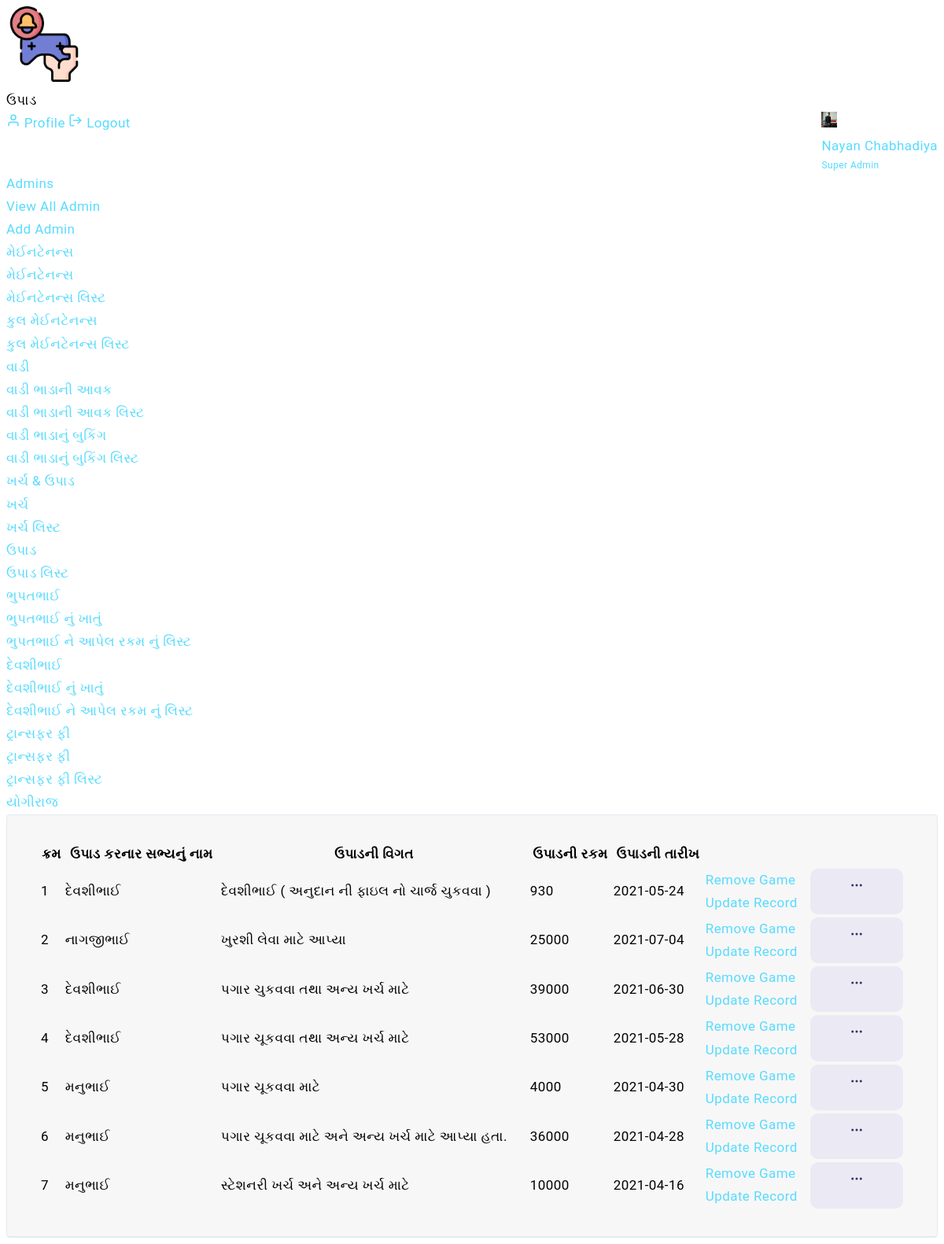
/admin/list_upad.php (signed in), run on the app's committed database.
### tables this page shows
CREATE TABLE `upad` (
  `id` int(11) NOT NULL,
  `name` varchar(255) NOT NULL,
  `amount` int(11) NOT NULL,
  `upad_date` date NOT NULL,
  `description` varchar(255) NOT NULL
);

### admin/list_upad.php (the view, shortened to what this page needs)
<?php
include "../connection.php";
$admin_profile = $_SESSION['admin_email'];
  $admin_query = "SELECT * FROM admin WHERE email='$admin_profile'";
  $admin_data = mysqli_query($conn,$admin_query);
  $admin_result = mysqli_fetch_assoc($admin_data);
  $upad_list_query = "SELECT * FROM upad ORDER BY id DESC";
  $upad_list_data = mysqli_query($conn,$upad_list_query);
  $cnt=1;
?>
<?php include "includes/admin_top.php"; ?>
<div class="header">
    <div class="header-content">
        <nav class="navbar navbar-expand">
            <div class="collapse navbar-collapse justify-content-between">
                <div class="header-left">
                    <div class="dashboard_bar">
                        ઉપાડ
                    </div>
                </div>
                <ul class="navbar-nav header-right">
                    <li class="nav-item dropdown header-profile">
                        <a class="nav-link" href="#" role="button" data-toggle="dropdown">
                            <img src="<?php echo $admin_result['profile_pic']; ?>" width="20" alt=""/>
                            <div class="header-info">
                                 <span><?php echo $admin_result['name']; ?></span>
                                 <small>Super Admin</small>
                            </div>
                        </a>
                        <div class="dropdown-menu dropdown-menu-right">
                            <a href="admin-profile.php" class="dropdown-item ai-icon">
                                <span class="ml-2">Profile </span>
                            </a>
                            <a href="../logout.php" class="dropdown-item ai-icon">
                                <span class="ml-2">Logout </span>
                            </a>
                        </div>
                    </li>
                </ul>
            </div>
        </nav>
    </div>
</div>
    <?php include 'includes/admin_sidebar.php'; ?>
<div class="content-body">
    <div class="container-fluid">
      <div class="col-xxl-12">
        <div class="card">
            <div class="card-header d-block d-sm-flex border-0">
              <div class="card-body pr-2 pl-2">
                <table id="example" class="display" style="width:100%">
                  <thead>
                    <tr>
                      <th>ક્રમ</th>
                      <th>ઉપાડ કરનાર સભ્યનું નામ</th>
                      <th>ઉપાડની વિગત</th>
                      <th>ઉપાડની રકમ</th>
                      <th>ઉપાડની તારીખ</th>
                      <th></th>
                    </tr>
                  </thead>
                  <tbody>
                    <?php
                      while( $upad_list_result = mysqli_fetch_assoc($upad_list_data))
                      {
                    ?>
                    <tr>
                      <td><?php echo $cnt;?></td>
                      <td><?php echo $upad_list_result['name'];?></td>
                      <td><?php echo $upad_list_result['description'];?></td>
                      <td><?php echo $upad_list_result['amount'];?></td>
                      <td><?php echo $upad_list_result['upad_date'];?></td>
                      <td>
                        <div class="dropdown ml-auto">
                          <a href="#" class="btn btn-primary light sharp" data-toggle="dropdown" aria-expanded="true">
                          </a>
                          <ul class="dropdown-menu dropdown-menu-right">
                            <li class="dropdown-item">
                              <a href="delete_upad.php?id=<?php echo $upad_list_result['id'];?>" onclick="javascript:confirmationDelete($(this));return false;">
                                Remove Game
                              </a>
                            </li>
                            <li class="dropdown-item">
                              <a href="update_upad.php?id=<?php echo $upad_list_result['id'];?>">
                                Update Record
                              </a>
                            </li>
                          </ul>
                        </div>
                      </td>
                    </tr>
                    <?php
                      $cnt=$cnt+1;
                      }
                    ?>
                  </tbody>
                </table>
              </div>
            </div>
        </div>
      </div>
    </div>
</div>
</div>
</body>
</html>

### data on the page
upad: name "દેવશીભાઈ", description "દેવશીભાઈ ( અનુદાન ની ફાઇલ નો ચાર્જ ચુકવવા )", amount "930", upad_date "2021-05-24"
upad: name "નાગજીભાઈ", description "ખુરશી લેવા માટે આપ્યા", amount "25000", upad_date "2021-07-04"
upad: name "દેવશીભાઈ", description "પગાર ચુકવવા તથા અન્ય ખર્ચ માટે", amount "39000", upad_date "2021-06-30"
upad: name "દેવશીભાઈ", description "પગાર ચૂકવવા તથા અન્ય ખર્ચ માટે", amount "53000", upad_date "2021-05-28"
upad: name "મનુભાઈ", description "પગાર ચૂકવવા માટે", amount "4000", upad_date "2021-04-30"
upad: name "મનુભાઈ", description "પગાર ચૂકવવા માટે અને અન્ય ખર્ચ માટે આપ્યા હતા.", amount "36000", upad_date "2021-04-28"
upad: name "મનુભાઈ", description "સ્ટેશનરી ખર્ચ અને અન્ય ખર્ચ માટે", amount "10000", upad_date "2021-04-16"

### other printed values
$admin_result['name'] "Nayan Chabhadiya"
